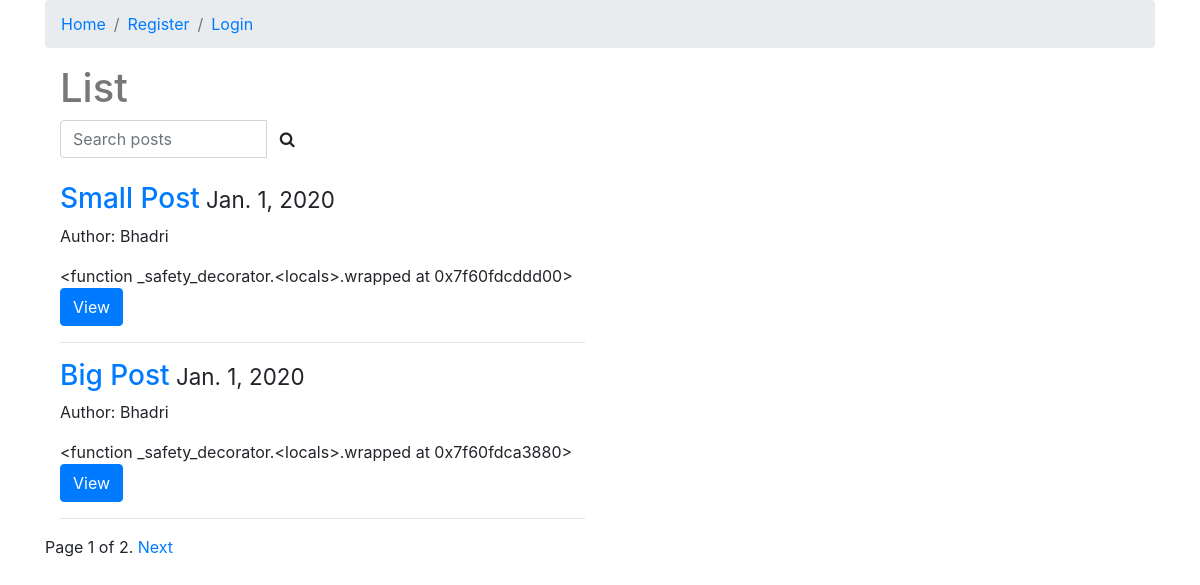
The page / on the database its author committed.
### posts/models.py (models this page shows, shortened)
class Post(models.Model):
    user = models.ForeignKey(settings.AUTH_USER_MODEL, default=1 ,  on_delete=models.DO_NOTHING)
    title = models.CharField(max_length=120)
    slug = models.SlugField(unique=True)
    image = models.ImageField(upload_to = upload_location, null=True, blank=True, width_field="width_field", height_field="height_field")
    height_field = models.IntegerField(default= 0)
    width_field = models.IntegerField(default= 0)
    content = models.TextField()
    draft = models.BooleanField(default=False)
    publish = models.DateField(auto_now=False, auto_now_add=False)
    read_time = models.IntegerField(default=False) #models.TimeField(null=True, blank=True)
    updated = models.DateTimeField(auto_now=True,auto_now_add=False)
    timestamp = models.DateTimeField(auto_now=False,auto_now_add=True)
    objects = PostManager()
    class Meta:
        ordering = ["-timestamp","-updated"]
    def get_markdown(self):
        content = self.content
        markdown_text = markdown(content)
        return mark_safe(markdown_text)

### posts/views.py (the view, shortened to what this page needs)
# urls.py: path('', views.posts_list, name='display'),
def posts_list(request):
    today = timezone.now().date()
    queryset_list = Post.objects.active() #.all()
    if request.user.is_staff or request.user.is_superuser:
        queryset_list = Post.objects.all()
    query  = request.GET.get("query")
    paginator = Paginator(queryset_list, 2) # Show 25 contacts per page.
    page_request_var = 'page'
    page = request.GET.get(page_request_var)
    try:
        queryset = paginator.page(page)
    except PageNotAnInteger:
        queryset = paginator.page(1)
    except EmptyPage:
        queryset = paginator.page(paginator.num_pages)
    context = {
            "object_list": queryset,
            "title": "List",
            "page_request_var": page_request_var,
            "today": today,
        }
    return render(request, 'post_list.html', context)

### posts/models.py (called while the page is built)
    def active(self,*args, **kwargs):
        return super(PostManager,self).filter(draft=False).filter(publish__lte=timezone.now())

### templates/post_list.html (shortened to what this page needs)
{% extends "base.html" %}
{% block content %}
<div class='col-sm-6 col-sm-offset-3'>
<h1>{{ title }}</h1>
<form class='row' method='GET' action=''>
	<div class='col-sm-6'>
		<div class='input-group'>
			<input class='form-control' type='text' name='query' placeholder='Search posts' value='{{ request.GET.query }}'/>
			<span class='input-group-btn'>
				<button class='btn btn-default' type='submit'><i class='fa fa-search'></i></button>
			</span>
		</div>
	</div>
</form>
<br />
<div class="row">
{% for obj in object_list %}
<div class="col-sm-12">
	<div class="thumbnail">
		<div class="caption post-detail-item">
			<h3><a href='{% url "posts:detail" obj.id %}'>{{ obj.title }}</a><small> {{ obj.publish }}  </small></h3>
			{% if obj.user.get_full_name %}
			<p>Author: {{ obj.user.get_full_name }} </p>
			{% else %}
			<p>Author: {{ obj.user }} </p>
			{% endif %}
			{{ obj.get_markdown | truncatechars_html:120 }}
			<p><a href='{% url "posts:detail" obj.id %}' class="btn btn-primary" role="button">View</a></p>
		</div>
	</div>
	<hr />
</div>
{% endfor %}
<div class="pagination">
	<span class="step-links">
		<span class="current">
			Page {{ object_list.number }} of {{ object_list.paginator.num_pages }}.
		</span>
		{% if object_list.has_next %}
            <a href="?{{ page_request_var }}={{ object_list.next_page_number }}{% if request.GET.query %}&query={{ request.GET.query }}{% endif %}">Next</a>
        {% endif %}
	</span>
</div>
</div>
</div>
{% endblock content %}

### templates/base.html (shortened to what this page needs)
{% load staticfiles %}
<!DOCTYPE html>
<html>
<head>
<link href="https://stackpath.bootstrapcdn.com/bootstrap/4.4.1/css/bootstrap.min.css" rel="stylesheet">
<link rel='stylesheet' href='https://stackpath.bootstrapcdn.com/font-awesome/4.7.0/css/font-awesome.min.css' />
<link rel='stylesheet' href='{% static "/css/base.css" %}' />
</head>
<body>
<div class='container'>
	<ol class='breadcrumb'>
		<li class='breadcrumb-item'><a href='{% url "posts:display" %}'>Home</a></li>
		{% if not request.user.is_authenticated %}
		<li class='breadcrumb-item'><a href='{% url "register" %}'>Register</a></li>
		<li class='breadcrumb-item'><a href='{% url "login" %}'>Login</a></li>
		{% else %}
		<li class='breadcrumb-item'><a href='{% url "logout" %}'>Logout</a></li>
		{% endif %}
	</ol>
{% block content %}
{% endblock content %}
</div>
</body>
</html>

### static/css/base.css (style rules this page uses)
h1 { color: #777777; }

### rows shown on the page
Post: title "Small Post", publish "Jan. 1, 2020", user "Bhadri", get_markdown "<function _safety_decorator.<locals>.wrapped at 0x7f60fdcddd00>"
Post: title "Big Post", publish "Jan. 1, 2020", user "Bhadri", get_markdown "<function _safety_decorator.<locals>.wrapped at 0x7f60fdca3880>"

### other values the page prints
{{ title }} "List"
{{ object_list.number }} "1"
{{ object_list.paginator.num_pages }} "2"
